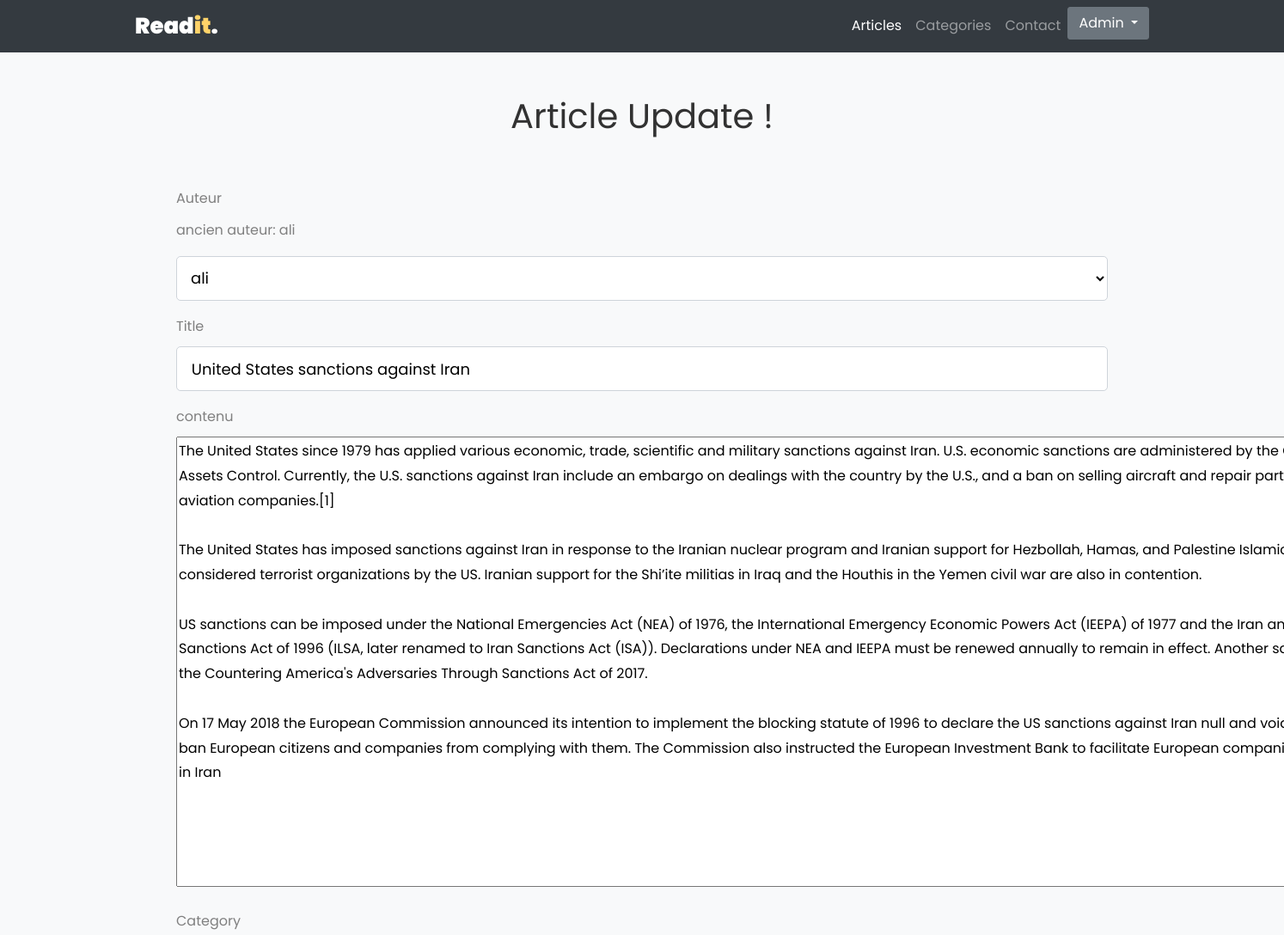
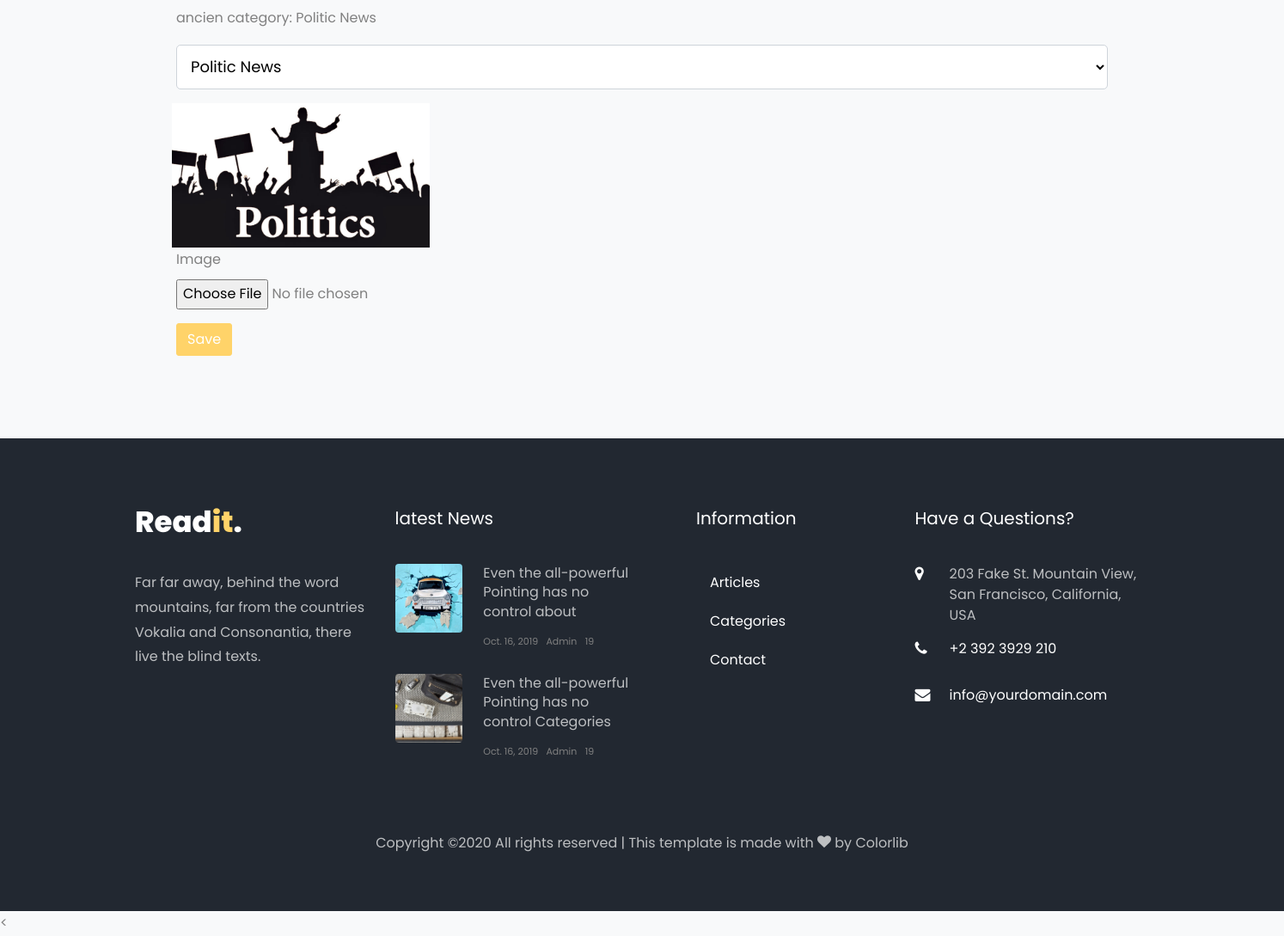
The app's page /articleUpdate.php?id=31 (signed in) with its own data (2 pictures, top to bottom).
### tables this page shows
CREATE TABLE `article` (
  `id_article` int(11) NOT NULL,
  `title` varchar(255) NOT NULL,
  `contenu` text NOT NULL,
  `image` varchar(255) NOT NULL,
  `date` date NOT NULL,
  `id_categorie` int(11) NOT NULL,
  `id_auteur` int(11) NOT NULL
);

CREATE TABLE `auteur` (
  `id_aut` int(11) NOT NULL,
  `fullname` varchar(255) NOT NULL,
  `email` varchar(255) NOT NULL,
  `avatar` varchar(255) NOT NULL
);

CREATE TABLE `category` (
  `id_cat` int(11) NOT NULL,
  `name` varchar(50) NOT NULL,
  `image` varchar(50) NOT NULL
);

### articleUpdate.php (the view, shortened to what this page needs)
<!DOCTYPE html>
<html lang="en">
<head>
    <link rel="stylesheet" href="css/open-iconic-bootstrap.min.css">
    <link rel="stylesheet" href="css/animate.css">
    <link rel="stylesheet" href="css/owl.carousel.min.css">
    <link rel="stylesheet" href="css/owl.theme.default.min.css">
    <link rel="stylesheet" href="css/magnific-popup.css">
    <link rel="stylesheet" href="css/aos.css">
    <link rel="stylesheet" href="css/ionicons.min.css">
    <link rel="stylesheet" href="css/flaticon.css">
    <link rel="stylesheet" href="css/icomoon.css">
    <link rel="stylesheet" href="css/style.css">
</head>
<body class="bg-light">
    <nav class="navbar px-md-0 navbar-expand-lg navbar-dark ftco_navbar bg-dark" id="ftco-navbar">
        <div class="container">
            <a class="navbar-brand" href="index.html">Read<i>it</i>.</a>
            <div class="collapse navbar-collapse" id="ftco-nav">
                <lul class="navbar-nav ml-auto">
                    <li class="nav-item active"><a href="articles.php" class="nav-link">Articles</a></li>
                    <li class="nav-item"><a href="categories.php" class="nav-link">Categories</a></li>
                    <li class="nav-item"><a href="contact.php" class="nav-link">Contact</a></li>
                    <li class="nav-item">
                        <div class="dropdown">
                            <button class="btn btn-secondary dropdown-toggle" type="button" id="dropdownMenuButton"
                                data-toggle="dropdown" aria-haspopup="true" aria-expanded="false">
                                Admin
                            </button>
                        </div>
                    </li>
                </lul>
            </div>
        </div>
    </nav>
    <?php
     require "conn.php";
    if (isset($_GET['id'])){
    $id = $_GET['id'];
    $query = "SELECT * FROM article, auteur,category WHERE article.id_auteur = auteur.id_aut AND article.id_categorie  = category.id_cat AND article.id_article =$id";
$result=$conn->query($query);
$data=$result->fetchAll();
$title = $data[0]['title'];
$contenu = $data[0]['contenu'];
$category =$data[0]['name'];
$auteur = $data[0]['fullname'];
$image = $data[0]['image'];
}
    ?>
    <div class="container mt-5">
        <h1 style="text-align: center"> Article Update !</h1>
        <form action="" method="POST" enctype="multipart/form-data" class="p-5">
            <div>
                <div class="form-group">
                    <label for="inputState">Auteur</label>
                    <p>ancien auteur: <?php echo $auteur ?></p>
                    <select id="inputState" name="Auteur" class="form-control">
                        <?php
                        require 'conn.php';
                        $stmt = $conn->prepare("SELECT id_aut, fullname FROM auteur");
                        $stmt->execute();
                        foreach ($stmt->fetchAll() as $k => $v) : ?>
                        <option value="<?php echo  $v['id_aut'] ?>"> <?php echo  $v['fullname'] ?> </option>";
                        <?php endforeach;
                        ?>
                    </select>
                </div>
                <div class="form-group">
                    <label for="inputPassword4">Title</label>
                    <input type="text" value=" <?= $title?> " class="form-control" id="inputPassword4" name="title">
                </div>
                <div class="form-group">
                    <label for="inputPassword4">contenu</label> <br>
                    <textarea cols="100" name="contenu" rows="18"><?php echo  $contenu ?></textarea>
                </div>
                <div class="form-row">
                    <div class="form-group col-md-12">
                        <label for="inputState">Category</label>
                        <p>ancien category: <?php echo $category ?></p>
                        <select id="inputState" name="Category" class="form-control">
                            <?php
                            require 'conn.php';
                            $stmt = $conn->prepare("SELECT id_cat, name FROM category");
                            $stmt->execute();
                            foreach ($stmt->fetchAll() as $k => $v) : ?>
                            <option value="<?php echo  $v['id_cat']; ?>"> <?php echo  $v['name']; ?> </option>";
                            <?php endforeach;
                            ?>
                        </select>
                    </div>
                    <div>
                        <img src="uploads/<?php echo $image?>" alt="thteejjet" style="width:300px">
                    </div>
                    <div class="form-group col-12">
                        <label for="fichier">Image</label>
                        <input type="file" class="form-control-file" value="<?php echo $image?>" name="image"
                            id="fichier">
                    </div>
                </div>
                <button type="submit" name="submit-update" class="btn btn-primary mb-5">Save</button>
        </form>
    </div>
    <footer class="ftco-footer ftco-bg-dark ftco-section">
        <div class="container">
            <div class="row mb-5">
                <div class="col-md">
                    <div class="ftco-footer-widget mb-4">
                        <h2 class="logo"><a href="#">Read<span>it</span>.</a></h2>
                        <p>Far far away, behind the word mountains, far from the countries Vokalia and Consonantia,
                            there live the blind texts.</p>
                        <ul class="ftco-footer-social list-unstyled float-md-left float-lft mt-5">
                        </ul>
                    </div>
                </div>
                <div class="col-md">
                    <div class="ftco-footer-widget mb-4">
                        <h2 class="ftco-heading-2">latest News</h2>
                        <div class="block-21 mb-4 d-flex">
                            <a class="img mr-4 rounded" style="background-image: url(images/image_1.jpg);"></a>
                            <div class="text">
                                <h3 class="heading"><a href="#">Even the all-powerful Pointing has no control
                                        about</a>
                                </h3>
                                <div class="meta">
                                    <div><a href="#"></span> Oct. 16, 2019</a></div>
                                    <div><a href="#"></span> Admin</a></div>
                                    <div><a href="#"></span> 19</a></div>
                                </div>
                            </div>
                        </div>
                        <div class="block-21 mb-4 d-flex">
                            <a class="img mr-4 rounded" style="background-image: url(images/image_2.jpg);"></a>
                            <div class="text">
                                <h3 class="heading"><a href="#">Even the all-powerful Pointing has no control
                                        Categories</a>
                                </h3>
                                <div class="meta">
                                    <div><a href="#"></span> Oct. 16, 2019</a></div>
                                    <div><a href="#"></span> Admin</a></div>
                                    <div><a href="#"></span> 19</a></div>
                                </div>
                            </div>
                        </div>
                    </div>
                </div>
                <div class="col-md">
                    <div class="ftco-footer-widget mb-4 ml-md-5">
                        <h2 class="ftco-heading-2">Information</h2>
                        <ul class="list-unstyled">
                            <li class="nav-item active"><a href="articles.php" class="nav-link">Articles</a></li>
                            <li class="nav-item"><a href="category.php" class="nav-link">Categories</a></li>
                            <li class="nav-item"><a href="contact.php" class="nav-link">Contact</a></li>
                        </ul>
                    </div>
                </div>
                <div class="col-md">
                    <div class="ftco-footer-widget mb-4">
                        <h2 class="ftco-heading-2">Have a Questions?</h2>
                        <div class="block-23 mb-3">
                            <ul>
                                <li><span class="icon icon-map-marker"></span><span class="text">203 Fake St.
                                        Mountain
                                        View, San Francisco, California, USA</span></li>
                                <li><a href="#"><span class="icon icon-phone"></span><span class="text">+2 392 3929
                                            210</span></a></li>
                                <li><a href="#"><span class="icon icon-envelope"></span><span
                                            class="text">info@yourdomain.com</span></a></li>
                            </ul>
                        </div>
                    </div>
                </div>
            </div>
            <div class="row">
                <div class="col-md-12 text-center">
                    <p>
                        Copyright &copy; All rights reserved | This template is made with <i class="icon-heart color-danger"
                            aria-hidden="true"></i> by <a href="https://colorlib.com" target="_blank">Colorlib</a>
                    </p>
                </div>
            </div>
        </div>
    </footer>
    <
</body>
</html>

### css/icomoon.css (style rules this page uses)
[class^="icon-"], [class*=" icon-"] { font-family: 'icomoon' !important; speak: none; font-style: normal; font-weight: normal; font-variant: normal; text-transform: none; line-height: 1; -webkit-font-smoothing: antialiased; -moz-osx-font-smoothing: grayscale; }
.icon-heart:before { content: "\f004"; }
.icon-map-marker:before { content: "\f041"; }
.icon-phone:before { content: "\f095"; }
.icon-envelope:before { content: "\f0e0"; }

### records on screen
article: id_auteur.fullname "ali", title "United States sanctions against Iran", contenu "The United States since 1979 has applied various economic, trade, scientific and military sanctions against Iran. U.S. economic sanctions are administered by the Office of Foreign Assets Control. Currently, the U.S. sanctions against Iran include an embargo on dealings with the country by the U.S., and a ban on selling aircraft and repair parts to Iranian aviation companies.[1] The United States has imposed sanctions against Iran in response to the Iranian nuclear program and Iranian support for Hezbollah, Hamas, and Palestine Islamic Jihad, that are considered terrorist organizations by the US. Iranian support for the Shi’ite militias in Iraq and the Houthis in the Yemen civil war are also…", id_categorie.name "Politic News", id_categorie.image (picture)

### other values on screen
form field Auteur "ali"
form field Category "Politic News"
